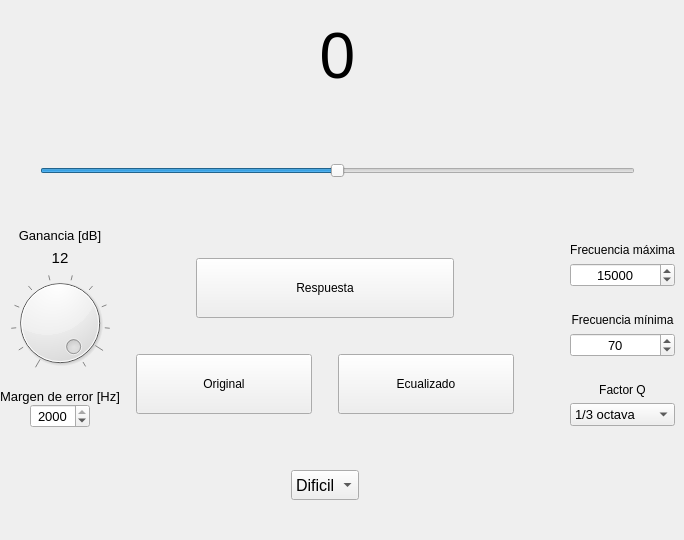
      <widget class="QWidget" name="ecualizador_wg">
       <widget class="QWidget" name="verticalLayoutWidget_13">
        <property name="geometry">
         <rect>
          <x>0</x>
          <y>0</y>
          <width>675</width>
          <height>531</height>
         </rect>
        </property>
        <layout class="QGridLayout" name="gridLayout_4">
         <property name="sizeConstraint">
          <enum>QLayout::SetMinimumSize</enum>
         </property>
         <item row="0" column="2">
          <layout class="QGridLayout" name="gridLayout_5">
           <item row="0" column="0">
            <layout class="QVBoxLayout" name="verticalLayout_8">
             <item>
              <spacer name="verticalSpacer_10">
               <property name="orientation">
                <enum>Qt::Vertical</enum>
               </property>
               <property name="sizeType">
                <enum>QSizePolicy::Fixed</enum>
               </property>
               <property name="sizeHint" stdset="0">
                <size>
                 <width>20</width>
                 <height>20</height>
                </size>
               </property>
              </spacer>
             </item>
             <item>
              <widget class="QLabel" name="slider_frecuencia_value">
               <property name="sizePolicy">
                <sizepolicy hsizetype="Preferred" vsizetype="Preferred">
                 <horstretch>0</horstretch>
                 <verstretch>0</verstretch>
                </sizepolicy>
               </property>
               <property name="font">
                <font>
                 <pointsize>48</pointsize>
                </font>
               </property>
               <property name="text">
                <string>0</string>
               </property>
               <property name="alignment">
                <set>Qt::AlignCenter</set>
               </property>
              </widget>
             </item>
             <item>
              <widget class="QLabel" name="label_respuesta_eq">
               <property name="sizePolicy">
                <sizepolicy hsizetype="Preferred" vsizetype="Preferred">
                 <horstretch>0</horstretch>
                 <verstretch>0</verstretch>
                </sizepolicy>
               </property>
               <property name="font">
                <font>
                 <pointsize>24</pointsize>
                </font>
               </property>
               <property name="text">
                <string/>
               </property>
               <property name="alignment">
                <set>Qt::AlignCenter</set>
               </property>
              </widget>
             </item>
             <item>
              <layout class="QHBoxLayout" name="horizontalLayout_11">
               <item>
                <spacer name="horizontalSpacer_18">
                 <property name="orientation">
                  <enum>Qt::Horizontal</enum>
                 </property>
                 <property name="sizeType">
                  <enum>QSizePolicy::Fixed</enum>
                 </property>
                 <property name="sizeHint" stdset="0">
                  <size>
                   <width>40</width>
                   <height>20</height>
                  </size>
                 </property>
                </spacer>
               </item>
               <item>
                <widget class="QSlider" name="slider_frecuencia">
                 <property name="sizePolicy">
                  <sizepolicy hsizetype="Expanding" vsizetype="Fixed">
                   <horstretch>0</horstretch>
                   <verstretch>0</verstretch>
                  </sizepolicy>
                 </property>
                 <property name="minimumSize">
                  <size>
                   <width>0</width>
                   <height>60</height>
                  </size>
                 </property>
                 <property name="baseSize">
                  <size>
                   <width>0</width>
                   <height>0</height>
                  </size>
                 </property>
                 <property name="mouseTracking">
                  <bool>false</bool>
                 </property>
                 <property name="whatsThis">
                  <string/>
                 </property>
                 <property name="minimum">
                  <number>1301</number>
                 </property>
                 <property name="maximum">
                  <number>4301</number>
                 </property>
                 <property name="value">
                  <number>2801</number>
                 </property>
                 <property name="sliderPosition">
                  <number>2801</number>
                 </property>
                 <property name="orientation">
                  <enum>Qt::Horizontal</enum>
                 </property>
                 <property name="invertedControls">
                  <bool>false</bool>
                 </property>
                </widget>
               </item>
               <item>
                <spacer name="horizontalSpacer_19">
                 <property name="orientation">
                  <enum>Qt::Horizontal</enum>
                 </property>
                 <property name="sizeType">
                  <enum>QSizePolicy::Fixed</enum>
                 </property>
                 <property name="sizeHint" stdset="0">
                  <size>
                   <width>40</width>
                   <height>20</height>
                  </size>
                 </property>
                </spacer>
               </item>
              </layout>
             </item>
             <item>
              <spacer name="verticalSpacer_19">
               <property name="orientation">
                <enum>Qt::Vertical</enum>
               </property>
               <property name="sizeType">
                <enum>QSizePolicy::Fixed</enum>
               </property>
               <property name="sizeHint" stdset="0">
                <size>
                 <width>20</width>
                 <height>21</height>
                </size>
               </property>
              </spacer>
             </item>
            </layout>
           </item>
           <item row="1" column="0">
            <layout class="QHBoxLayout" name="horizontalLayout_9" stretch="0,0,1,0,0">
             <item>
              <layout class="QVBoxLayout" name="verticalLayout_7">
               <item>
                <layout class="QVBoxLayout" name="verticalLayout_14">
                 <item>
                  <widget class="QLabel" name="label_ganancia_eq">
                   <property name="font">
                    <font>
                     <pointsize>10</pointsize>
                    </font>
                   </property>
                   <property name="text">
                    <string>Ganancia [dB]</string>
                   </property>
                   <property name="alignment">
                    <set>Qt::AlignCenter</set>
                   </property>
                  </widget>
                 </item>
                 <item>
                  <widget class="QLabel" name="nivel_ganancia_eq">
                   <property name="font">
                    <font>
                     <pointsize>11</pointsize>
                    </font>
                   </property>
                   <property name="text">
                    <string>12</string>
                   </property>
                   <property name="alignment">
                    <set>Qt::AlignCenter</set>
                   </property>
                  </widget>
                 </item>
                 <item>
                  <widget class="QDial" name="pot_ganancia">
                   <property name="minimum">
                    <number>1</number>
                   </property>
                   <property name="maximum">
                    <number>12</number>
                   </property>
                   <property name="singleStep">
                    <number>1</number>
                   </property>
                   <property name="pageStep">
                    <number>10</number>
                   </property>
                   <property name="sliderPosition">
                    <number>12</number>
                   </property>
                   <property name="wrapping">
                    <bool>false</bool>
                   </property>
                   <property name="notchesVisible">
                    <bool>true</bool>
                   </property>
                  </widget>
                 </item>
                </layout>
               </item>
               <item>
                <spacer name="verticalSpacer_20">
                 <property name="orientation">
                  <enum>Qt::Vertical</enum>
                 </property>
                 <property name="sizeType">
                  <enum>QSizePolicy::Fixed</enum>
                 </property>
                 <property name="sizeHint" stdset="0">
                  <size>
                   <width>20</width>
                   <height>10</height>
                  </size>
                 </property>
                </spacer>
               </item>
               <item>
                <layout class="QVBoxLayout" name="verticalLayout_12">
                 <property name="spacing">
                  <number>0</number>
                 </property>
                 <property name="sizeConstraint">
                  <enum>QLayout::SetDefaultConstraint</enum>
                 </property>
                 <item>
                  <widget class="QLabel" name="label_margen_error_eq">
                   <property name="enabled">
                    <bool>true</bool>
                   </property>
                   <property name="sizePolicy">
                    <sizepolicy hsizetype="MinimumExpanding" vsizetype="Preferred">
                     <horstretch>0</horstretch>
                     <verstretch>0</verstretch>
                    </sizepolicy>
                   </property>
                   <property name="font">
                    <font>
                     <pointsize>10</pointsize>
                    </font>
                   </property>
                   <property name="layoutDirection">
                    <enum>Qt::LeftToRight</enum>
                   </property>
                   <property name="text">
                    <string>Margen de error [Hz]</string>
                   </property>
                   <property name="alignment">
                    <set>Qt::AlignCenter</set>
                   </property>
                   <property name="margin">
                    <number>10</number>
                   </property>
                  </widget>
                 </item>
                 <item>
                  <layout class="QHBoxLayout" name="horizontalLayout_10">
                   <item>
                    <widget class="QSpinBox" name="margen_error_eq">
                     <property name="sizePolicy">
                      <sizepolicy hsizetype="Fixed" vsizetype="Fixed">
                       <horstretch>0</horstretch>
                       <verstretch>0</verstretch>
                      </sizepolicy>
                     </property>
                     <property name="minimumSize">
                      <size>
                       <width>60</width>
                       <height>0</height>
                      </size>
                     </property>
                     <property name="font">
                      <font>
                       <pointsize>10</pointsize>
                      </font>
                     </property>
                     <property name="alignment">
                      <set>Qt::AlignCenter</set>
                     </property>
                     <property name="minimum">
                      <number>50</number>
                     </property>
                     <property name="maximum">
                      <number>2000</number>
                     </property>
                     <property name="value">
                      <number>2000</number>
                     </property>
                    </widget>
                   </item>
                  </layout>
                 </item>
                </layout>
               </item>
               <item>
                <spacer name="verticalSpacer_17">
                 <property name="orientation">
                  <enum>Qt::Vertical</enum>
                 </property>
                 <property name="sizeHint" stdset="0">
                  <size>
                   <width>20</width>
                   <height>40</height>
                  </size>
                 </property>
                </spacer>
               </item>
              </layout>
             </item>
             <item>
              <spacer name="horizontalSpacer_16">
               <property name="orientation">
                <enum>Qt::Horizontal</enum>
               </property>
               <property name="sizeHint" stdset="0">
                <size>
                 <width>10</width>
                 <height>10</height>
                </size>
               </property>
              </spacer>
             </item>
             <item>
              <layout class="QVBoxLayout" name="verticalLayout_6">
               <item>
                <layout class="QHBoxLayout" name="horizontalLayout_7">
                 <item>
                  <spacer name="horizontalSpacer_14">
                   <property name="orientation">
                    <enum>Qt::Horizontal</enum>
                   </property>
                   <property name="sizeType">
                    <enum>QSizePolicy::Fixed</enum>
                   </property>
                   <property name="sizeHint" stdset="0">
                    <size>
                     <width>60</width>
                     <height>20</height>
                    </size>
                   </property>
                  </spacer>
                 </item>
                 <item>
                  <widget class="QPushButton" name="respuesta_bt_eq">
                   <property name="minimumSize">
                    <size>
                     <width>0</width>
                     <height>60</height>
                    </size>
                   </property>
                   <property name="text">
                    <string>Respuesta</string>
                   </property>
                  </widget>
                 </item>
                 <item>
                  <spacer name="horizontalSpacer_15">
                   <property name="orientation">
                    <enum>Qt::Horizontal</enum>
                   </property>
                   <property name="sizeType">
                    <enum>QSizePolicy::Fixed</enum>
                   </property>
                   <property name="sizeHint" stdset="0">
                    <size>
                     <width>60</width>
                     <height>20</height>
                    </size>
                   </property>
                  </spacer>
                 </item>
                </layout>
               </item>
               <item>
                <layout class="QHBoxLayout" name="horizontalLayout_4" stretch="1,0,1">
                 <item>
                  <widget class="QPushButton" name="original_bt_eq">
                   <property name="sizePolicy">
                    <sizepolicy hsizetype="Minimum" vsizetype="Fixed">
                     <horstretch>0</horstretch>
                     <verstretch>0</verstretch>
                    </sizepolicy>
                   </property>
                   <property name="minimumSize">
                    <size>
                     <width>0</width>
                     <height>60</height>
                    </size>
                   </property>
                   <property name="text">
                    <string>Original</string>
                   </property>
                  </widget>
                 </item>
                 <item>
                  <spacer name="horizontalSpacer_4">
                   <property name="orientation">
                    <enum>Qt::Horizontal</enum>
                   </property>
                   <property name="sizeHint" stdset="0">
                    <size>
                     <width>20</width>
                     <height>20</height>
                    </size>
                   </property>
                  </spacer>
                 </item>
                 <item>
                  <widget class="QPushButton" name="ecualizado_bt">
                   <property name="sizePolicy">
                    <sizepolicy hsizetype="Minimum" vsizetype="Fixed">
                     <horstretch>0</horstretch>
                     <verstretch>0</verstretch>
                    </sizepolicy>
                   </property>
                   <property name="minimumSize">
                    <size>
                     <width>0</width>
                     <height>60</height>
                    </size>
                   </property>
                   <property name="text">
                    <string>Ecualizado</string>
                   </property>
                  </widget>
                 </item>
                </layout>
               </item>
               <item>
                <spacer name="verticalSpacer_16">
                 <property name="orientation">
                  <enum>Qt::Vertical</enum>
                 </property>
                 <property name="sizeType">
                  <enum>QSizePolicy::Fixed</enum>
                 </property>
                 <property name="sizeHint" stdset="0">
                  <size>
                   <width>20</width>
                   <height>20</height>
                  </size>
                 </property>
                </spacer>
               </item>
               <item>
                <layout class="QHBoxLayout" name="horizontalLayout_23">
                 <item>
                  <widget class="QComboBox" name="eq_dificultad_1">
                   <property name="sizePolicy">
                    <sizepolicy hsizetype="Fixed" vsizetype="Fixed">
                     <horstretch>0</horstretch>
                     <verstretch>0</verstretch>
                    </sizepolicy>
                   </property>
                   <property name="minimumSize">
                    <size>
                     <width>50</width>
                     <height>30</height>
                    </size>
                   </property>
                   <property name="font">
                    <font>
                     <pointsize>12</pointsize>
                    </font>
                   </property>
                   <property name="layoutDirection">
                    <enum>Qt::LeftToRight</enum>
                   </property>
                   <item>
                    <property name="text">
                     <string>Dificil</string>
                    </property>
                   </item>
                   <item>
                    <property name="text">
                     <string>Fácil</string>
                    </property>
                   </item>
                  </widget>
                 </item>
                </layout>
               </item>
              </layout>
             </item>
             <item>
              <spacer name="horizontalSpacer_17">
               <property name="orientation">
                <enum>Qt::Horizontal</enum>
               </property>
               <property name="sizeHint" stdset="0">
                <size>
                 <width>50</width>
                 <height>20</height>
                </size>
               </property>
              </spacer>
             </item>
             <item>
              <layout class="QVBoxLayout" name="verticalLayout_5">
               <item>
                <layout class="QVBoxLayout" name="verticalLayout_10">
                 <item>
                  <layout class="QVBoxLayout" name="verticalLayout_11">
                   <item>
                    <spacer name="verticalSpacer_13">
                     <property name="orientation">
                      <enum>Qt::Vertical</enum>
                     </property>
                     <property name="sizeType">
                      <enum>QSizePolicy::Fixed</enum>
                     </property>
                     <property name="sizeHint" stdset="0">
                      <size>
                       <width>20</width>
                       <height>15</height>
                      </size>
                     </property>
                    </spacer>
                   </item>
                   <item>
                    <widget class="QLabel" name="label_superior_eq">
                     <property name="text">
                      <string>Frecuencia máxima</string>
                     </property>
                     <property name="alignment">
                      <set>Qt::AlignCenter</set>
                     </property>
                    </widget>
                   </item>
                   <item>
                    <widget class="QSpinBox" name="limite_superior">
                     <property name="font">
                      <font>
                       <pointsize>10</pointsize>
                      </font>
                     </property>
                     <property name="alignment">
                      <set>Qt::AlignCenter</set>
                     </property>
                     <property name="minimum">
                      <number>2000</number>
                     </property>
                     <property name="maximum">
                      <number>20000</number>
                     </property>
                     <property name="value">
                      <number>15000</number>
                     </property>
                    </widget>
                   </item>
                   <item>
                    <spacer name="verticalSpacer_14">
                     <property name="orientation">
                      <enum>Qt::Vertical</enum>
                     </property>
                     <property name="sizeType">
                      <enum>QSizePolicy::Fixed</enum>
                     </property>
                     <property name="sizeHint" stdset="0">
                      <size>
                       <width>20</width>
                       <height>20</height>
                      </size>
                     </property>
                    </spacer>
                   </item>
                  </layout>
                 </item>
                 <item>
                  <widget class="QLabel" name="label_inferior_eq">
                   <property name="text">
                    <string>Frecuencia mínima</string>
                   </property>
                   <property name="alignment">
                    <set>Qt::AlignCenter</set>
                   </property>
                  </widget>
                 </item>
                 <item>
                  <widget class="QSpinBox" name="limite_inferior">
                   <property name="font">
                    <font>
                     <pointsize>10</pointsize>
                    </font>
                   </property>
                   <property name="alignment">
                    <set>Qt::AlignCenter</set>
                   </property>
                   <property name="minimum">
                    <number>20</number>
                   </property>
                   <property name="maximum">
                    <number>1000</number>
                   </property>
                   <property name="value">
                    <number>70</number>
                   </property>
                  </widget>
                 </item>
                 <item>
                  <spacer name="verticalSpacer_15">
                   <property name="orientation">
                    <enum>Qt::Vertical</enum>
                   </property>
                   <property name="sizeType">
                    <enum>QSizePolicy::Fixed</enum>
                   </property>
                   <property name="sizeHint" stdset="0">
                    <size>
                     <width>20</width>
                     <height>20</height>
                    </size>
                   </property>
                  </spacer>
                 </item>
                 <item>
                  <layout class="QVBoxLayout" name="verticalLayout_9">
                   <item>
                    <widget class="QLabel" name="label_qfactor_eq">
                     <property name="text">
                      <string>Factor Q</string>
                     </property>
                     <property name="alignment">
                      <set>Qt::AlignCenter</set>
                     </property>
                    </widget>
                   </item>
                   <item>
                    <widget class="QComboBox" name="qfactor_box">
                     <property name="font">
                      <font>
                       <pointsize>10</pointsize>
                      </font>
                     </property>
                     <property name="currentText">
                      <string>1/3 octava</string>
                     </property>
                     <property name="currentIndex">
                      <number>3</number>
                     </property>
                     <property name="maxVisibleItems">
                      <number>10</number>
                     </property>
                     <property name="iconSize">
                      <size>
                       <width>16</width>
                       <height>16</height>
                      </size>
                     </property>
                     <item>
                      <property name="text">
                       <string>2 octavas</string>
                      </property>
                     </item>
                     <item>
                      <property name="text">
                       <string>1 octava</string>
                      </property>
                     </item>
                     <item>
                      <property name="text">
                       <string>1/2 octava</string>
                      </property>
                     </item>
                     <item>
                      <property name="text">
                       <string>1/3 octava</string>
                      </property>
                     </item>
                     <item>
                      <property name="text">
                       <string>1/4 octava</string>
                      </property>
                     </item>
                     <item>
                      <property name="text">
                       <string>1/8 octava</string>
                      </property>
                     </item>
                     <item>
                      <property name="text">
                       <string>1/16 octava</string>
                      </property>
                     </item>
                    </widget>
                   </item>
                   <item>
                    <spacer name="verticalSpacer_11">
                     <property name="orientation">
                      <enum>Qt::Vertical</enum>
                     </property>
                     <property name="sizeHint" stdset="0">
                      <size>
                       <width>20</width>
                       <height>40</height>
                      </size>
                     </property>
                    </spacer>
                   </item>
                  </layout>
                 </item>
                </layout>
               </item>
              </layout>
             </item>
            </layout>
           </item>
          </layout>
         </item>
        </layout>
       </widget>
      </widget>
